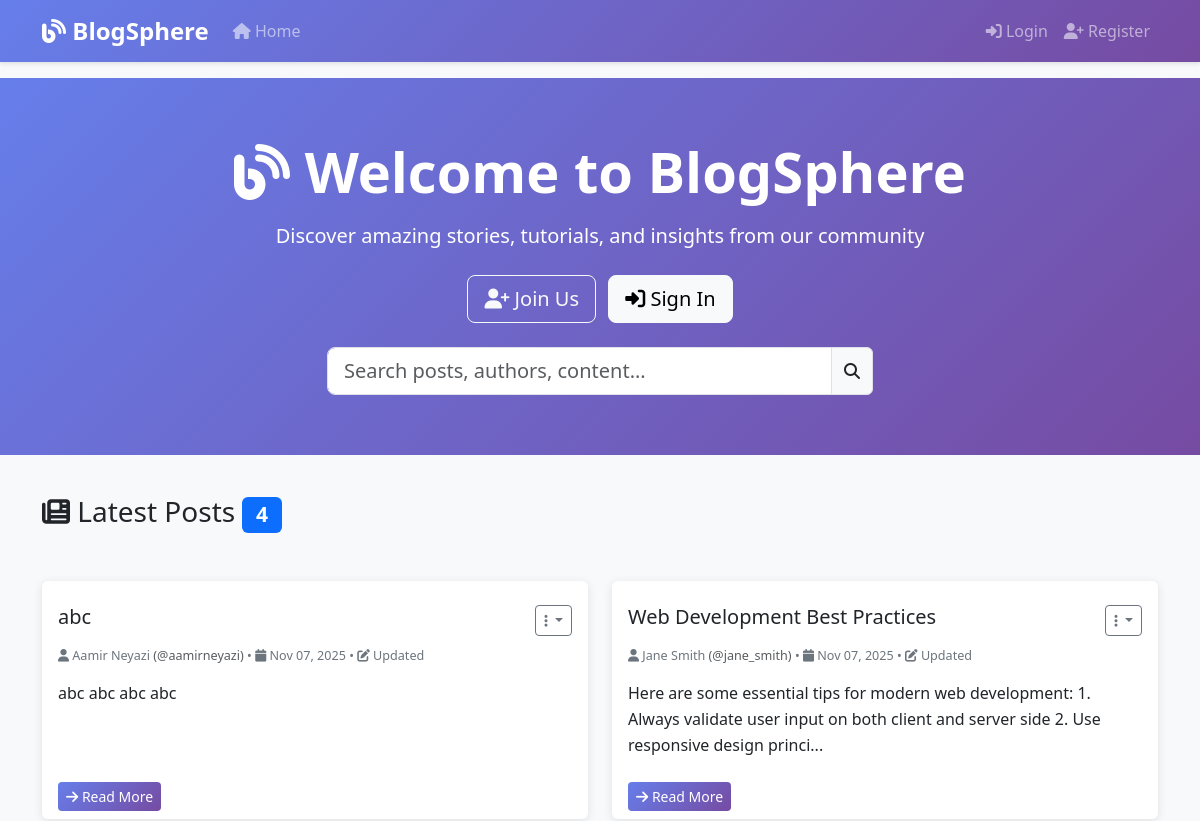
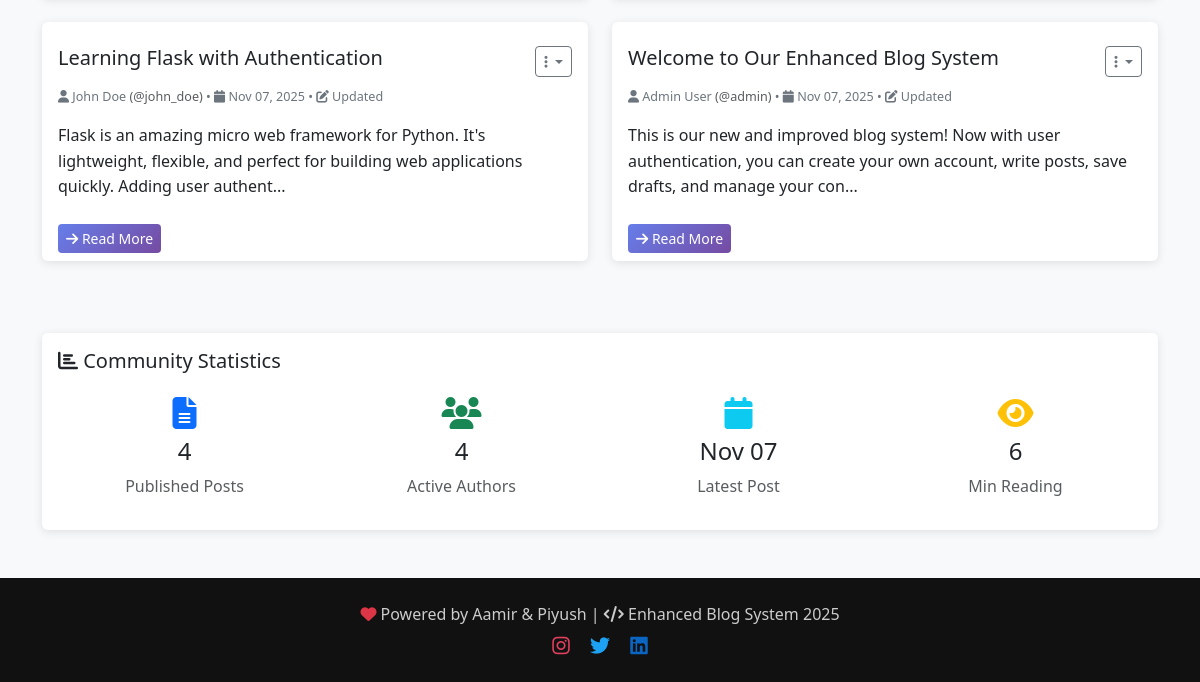
Before: / with the older database file (2 pictures, top to bottom).
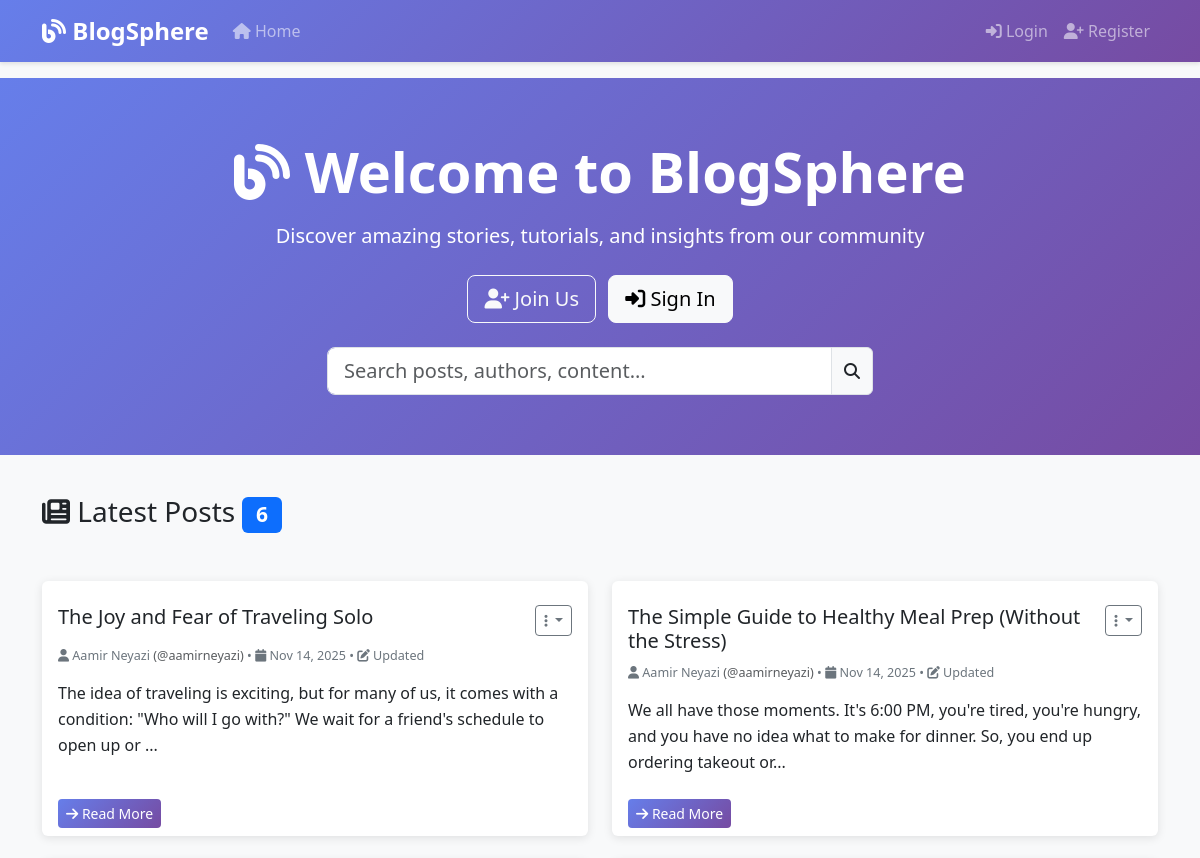
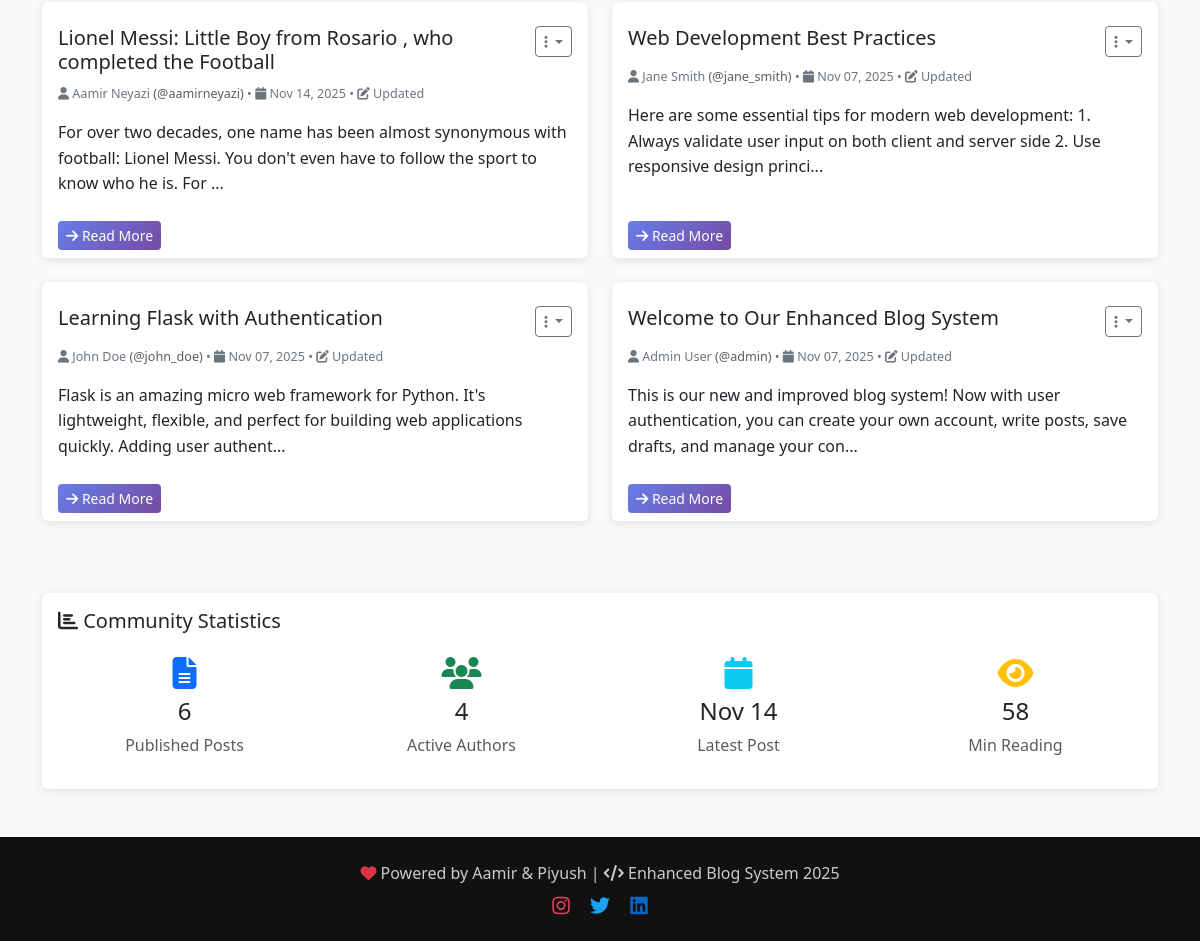
After: the same page with the newer database file (2 pictures, top to bottom).
### app.py (models this page shows, shortened)
class Post(db.Model):
    id = db.Column(db.Integer, primary_key=True)
    title = db.Column(db.String(200), nullable=False)
    content = db.Column(db.Text, nullable=False)
    created_at = db.Column(db.DateTime, default=datetime.utcnow)
    updated_at = db.Column(db.DateTime, default=datetime.utcnow, onupdate=datetime.utcnow)
    user_id = db.Column(db.Integer, db.ForeignKey('user.id'), nullable=False)
    is_published = db.Column(db.Boolean, default=True)

class User(UserMixin, db.Model):
    id = db.Column(db.Integer, primary_key=True)
    username = db.Column(db.String(80), unique=True, nullable=False)
    email = db.Column(db.String(120), unique=True, nullable=False)
    password_hash = db.Column(db.String(120), nullable=False)
    first_name = db.Column(db.String(50), nullable=False)
    last_name = db.Column(db.String(50), nullable=False)
    bio = db.Column(db.Text)
    created_at = db.Column(db.DateTime, default=datetime.utcnow)
    is_active = db.Column(db.Boolean, default=True)
    posts = db.relationship('Post', backref='author', lazy=True, cascade='all, delete-orphan')
    is_admin = db.Column(db.Boolean, nullable=False, default=False)
    def get_full_name(self):
        return f"{self.first_name} {self.last_name}"

### app.py (the view)
@app.route('/')
def index():
    posts = Post.query.filter_by(is_published=True).order_by(Post.created_at.desc()).all()
    return render_template('index.html', posts=posts)

### templates/index.html (shortened to what this page needs)
{% extends "base.html" %}
{% block content %}
<section class="hero-section">
    <div class="container text-center">
        {% if current_user.is_authenticated %}
        <h1 class="display-4 fw-bold mb-3">
            <i class="fas fa-blog"></i> Welcome back, {{ current_user.first_name }}!
        </h1>
        <p class="lead mb-4">Ready to share your thoughts with the world?</p>
        <a href="{{ url_for('create_post') }}" class="btn btn-outline-light btn-lg me-2">
            <i class="fas fa-pen"></i> Write a Post
        </a>
        <a href="{{ url_for('profile') }}" class="btn btn-light btn-lg">
            <i class="fas fa-user"></i> My Profile
        </a>
        {% else %}
        <h1 class="display-4 fw-bold mb-3">
            <i class="fas fa-blog"></i> Welcome to BlogSphere
        </h1>
        <p class="lead mb-4">Discover amazing stories, tutorials, and insights from our community</p>
        <a href="{{ url_for('register') }}" class="btn btn-outline-light btn-lg me-2">
            <i class="fas fa-user-plus"></i> Join Us
        </a>
        <a href="{{ url_for('login') }}" class="btn btn-light btn-lg">
            <i class="fas fa-sign-in-alt"></i> Sign In
        </a>
        {% endif %}
    </div>
</section>
<div class="container">
    {% if posts %}
    <div class="row">
        <div class="col-12 mb-4">
            <h2 class="h3 mb-4">
                <i class="fas fa-newspaper"></i> Latest Posts
                <span class="badge bg-primary">{{ posts|length }}</span>
            </h2>
        </div>
    </div>
    <div class="row">
        {% for post in posts %}
        <div class="col-lg-6 col-md-6 mb-4">
            <div class="card h-100">
                <div class="card-header bg-transparent border-0 pt-4">
                    <div class="d-flex justify-content-between align-items-start">
                        <h5 class="card-title mb-0">
                            <a href="{{ url_for('view_post', post_id=post.id) }}"
                                class="text-decoration-none text-dark">
                                {{ post.title }}
                            </a>
                        </h5>
                        <div class="dropdown">
                            <button class="btn btn-sm btn-outline-secondary dropdown-toggle" type="button"
                                data-bs-toggle="dropdown">
                                <i class="fas fa-ellipsis-v"></i>
                            </button>
                        </div>
                    </div>
                </div>
                <div class="card-body pt-0">
                    <div class="post-meta mb-3">
                        <small>
                            <i class="fas fa-user"></i> {{ post.author.get_full_name() }}
                            <span class="text-muted">(@{{ post.author.username }})</span> •
                            <i class="fas fa-calendar"></i> {{ post.created_at.strftime('%b %d, %Y') }}
                            {% if post.updated_at != post.created_at %}
                            • <i class="fas fa-edit"></i> Updated
                            {% endif %}
                        </small>
                    </div>
                    <p class="card-text post-content">
                        {% if post.content|length > 150 %}
                        {{ post.content[:150] }}...
                        {% else %}
                        {{ post.content }}
                        {% endif %}
                    </p>
                </div>
                <div class="card-footer bg-transparent border-0">
                    <a href="{{ url_for('view_post', post_id=post.id) }}" class="btn btn-primary btn-sm">
                        <i class="fas fa-arrow-right"></i> Read More
                    </a>
                </div>
            </div>
        </div>
        {% if loop.index % 2 == 0 %}
    </div>
    <div class="row">
        {% endif %}
        {% endfor %}
    </div>
    {% endif %}
    {% if posts %}
    <div class="row mt-5">
        <div class="col-12">
            <div class="card">
                <div class="card-body">
                    <h5 class="card-title">
                        <i class="fas fa-chart-bar"></i> Community Statistics
                    </h5>
                    <div class="row text-center">
                        <div class="col-md-3">
                            <div class="p-3">
                                <i class="fas fa-file-alt fa-2x text-primary mb-2"></i>
                                <h4>{{ posts|length }}</h4>
                                <p class="text-muted mb-0">Published Posts</p>
                            </div>
                        </div>
                        <div class="col-md-3">
                            <div class="p-3">
                                <i class="fas fa-users fa-2x text-success mb-2"></i>
                                <h4>{{ posts|map(attribute='author')|map(attribute='username')|unique|list|length }}
                                </h4>
                                <p class="text-muted mb-0">Active Authors</p>
                            </div>
                        </div>
                        <div class="col-md-3">
                            <div class="p-3">
                                <i class="fas fa-calendar fa-2x text-info mb-2"></i>
                                <h4>{{ posts[0].created_at.strftime('%b %d') if posts else 'N/A' }}</h4>
                                <p class="text-muted mb-0">Latest Post</p>
                            </div>
                        </div>
                        <div class="col-md-3">
                            <div class="p-3">
                                <i class="fas fa-eye fa-2x text-warning mb-2"></i>
                                <h4>
                                    {{ (posts|map(attribute='content')|map('length')|sum / 200)|round|int if posts else
                                    0 }}
                                </h4>
                                <p class="text-muted mb-0">Min Reading</p>
                            </div>
                        </div>
                    </div>
                </div>
            </div>
        </div>
    </div>
    {% endif %}
</div>
{% endblock %}

### templates/base.html (shortened to what this page needs)
<!DOCTYPE html>
<html lang="en">
<head>
    <link href="https://cdnjs.cloudflare.com/ajax/libs/bootstrap/5.3.0/css/bootstrap.min.css" rel="stylesheet">
    <link href="https://cdnjs.cloudflare.com/ajax/libs/font-awesome/6.4.0/css/all.min.css" rel="stylesheet">
</head>
<body>
    <nav class="navbar navbar-expand-lg navbar-dark">
        <div class="container">
            <a class="navbar-brand" href="{{ url_for('index') }}">
                <i class="fas fa-blog"></i> BlogSphere
            </a>
            <div class="collapse navbar-collapse" id="navbarNav">
                <ul class="navbar-nav me-auto">
                    <li class="nav-item">
                        <a class="nav-link" href="{{ url_for('index') }}">
                            <i class="fas fa-home"></i> Home
                        </a>
                    </li>
                </ul>
                <ul class="navbar-nav">
                    {% if current_user.is_authenticated %}
                    <li class="nav-item dropdown">
                        <a class="nav-link dropdown-toggle d-flex align-items-center" href="#" id="navbarDropdown"
                            role="button" data-bs-toggle="dropdown">
                            <div class="bg-light rounded-circle d-flex align-items-center justify-content-center me-2"
                                style="width: 32px; height: 32px; color: #666;">
                                {{ current_user.first_name[0].upper() }}
                            </div>
                            {{ current_user.first_name }}
                        </a>
                        <ul class="dropdown-menu dropdown-menu-end">
                            <li>
                                <h6 class="dropdown-header">
                                    <i class="fas fa-user"></i> {{ current_user.get_full_name() }}
                                    <br><small class="text-muted">@{{ current_user.username }}</small>
                                </h6>
                            </li>
                            <li>
                                <hr class="dropdown-divider">
                            </li>
                            <li>
                                <a class="dropdown-item" href="{{ url_for('profile') }}">
                                    <i class="fas fa-user-circle"></i> My Profile
                                </a>
                            </li>
                            <li>
                                <a class="dropdown-item" href="{{ url_for('create_post') }}">
                                    <i class="fas fa-pen"></i> Write Post
                                </a>
                            </li>
                            <li>
                                <hr class="dropdown-divider">
                            </li>
                            <li>
                                <a class="dropdown-item" href="{{ url_for('logout') }}">
                                    <i class="fas fa-sign-out-alt"></i> Logout
                                </a>
                            </li>
                        </ul>
                    </li>
                    {% else %}
                    <li class="nav-item">
                        <a class="nav-link" href="{{ url_for('login') }}">
                            <i class="fas fa-sign-in-alt"></i> Login
                        </a>
                    </li>
                    <li class="nav-item">
                        <a class="nav-link" href="{{ url_for('register') }}">
                            <i class="fas fa-user-plus"></i> Register
                        </a>
                    </li>
                    {% endif %}
                </ul>
            </div>
        </div>
    </nav>
    <main class="fade-in">
        {% block content %}{% endblock %}
    </main>
    <footer class="footer mt-5 py-4" style="background-color: #111; color: #ccc; text-align: center;">
    <div class="container text-center">
        <p class="mb-0">
            <i class="fas fa-heart text-danger"></i>
            Powered by Aamir & Piyush |
            <i class="fas fa-code"></i>
            Enhanced Blog System 2025
        </p>
    </div>
    <div class="mt-2">
        <a href="https://www.instagram.com/aamir_._10/" target="_blank" class="mx-2" style="color: #E4405F; text-decoration: none;">
            <i class="fab fa-instagram fa-lg"></i>
        </a>
        <a href="https://x.com/AamirNeyazi" target="_blank" class="mx-2" style="color: #1DA1F2; text-decoration: none;">
            <i class="fab fa-twitter fa-lg"></i>
        </a>
        <a href="https://www.linkedin.com/in/aamirneyazi/" target="_blank" class="mx-2" style="color: #0A66C2; text-decoration: none;">
            <i class="fab fa-linkedin fa-lg"></i>
        </a>
    </div>
</footer>
</body>
</html>

### templates/base.html (style rules this page uses)
body { background-color: #f8f9fa; font-family: 'Segoe UI', Tahoma, Geneva, Verdana, sans-serif; }
.navbar { background: linear-gradient(135deg, #667eea 0%, #764ba2 100%); box-shadow: 0 2px 4px rgba(0, 0, 0, 0.1); }
.navbar-brand { font-weight: bold; font-size: 1.5rem; }
.card { border: none; box-shadow: 0 2px 10px rgba(0, 0, 0, 0.1); transition: transform 0.2s ease-in-out; }
.btn-primary { background: linear-gradient(135deg, #667eea 0%, #764ba2 100%); border: none; }
.post-meta { color: #6c757d; font-size: 0.9rem; }
.post-content { line-height: 1.6; }
.footer { background-color: #343a40; color: white; margin-top: 50px; }
.fade-in { animation: fadeIn 0.5s ease-in; }
.hero-section { background: linear-gradient(135deg, #667eea 0%, #764ba2 100%); color: white; padding: 60px 0; margin-bottom: 40px; }

Changed rows visible on the page:
removed Post: title "abc", author.get_full_name "Aamir Neyazi", author.username "aamirneyazi", created_at "Nov 07, 2025", shows "Updated", content "abc abc abc abc", created_at "Nov 07"
added Post: title "The Joy and Fear of Traveling Solo", author.get_full_name "Aamir Neyazi", author.username "aamirneyazi", created_at "Nov 14, 2025", shows "Updated", content "The idea of traveling is exciting, but for many of us, it comes with a condition: \"Who will I go with?\" We wait for a friend's schedule to open up or", created_at "Nov 14"
added Post: title "The Simple Guide to Healthy Meal Prep (Without the Stress)", author.get_full_name "Aamir Neyazi", author.username "aamirneyazi", created_at "Nov 14, 2025", shows "Updated", content "We all have those moments. It's 6:00 PM, you're tired, you're hungry, and you have no idea what to make for dinner. So, you end up ordering takeout or"
added Post: title "Lionel Messi: Little Boy from Rosario , who completed the Football", author.get_full_name "Aamir Neyazi", author.username "aamirneyazi", created_at "Nov 14, 2025", shows "Updated", content "For over two decades, one name has been almost synonymous with football: Lionel Messi. You don't even have to follow the sport to know who he is. For"
Other visible differences:
{{ posts|length }}: "4" → "6"
text no longer shown: "6"
text now shown: "58"
